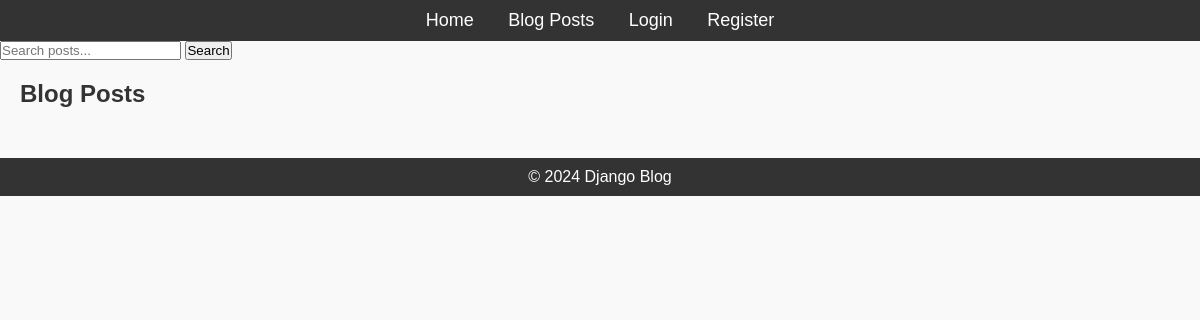
The app's page /, older data.
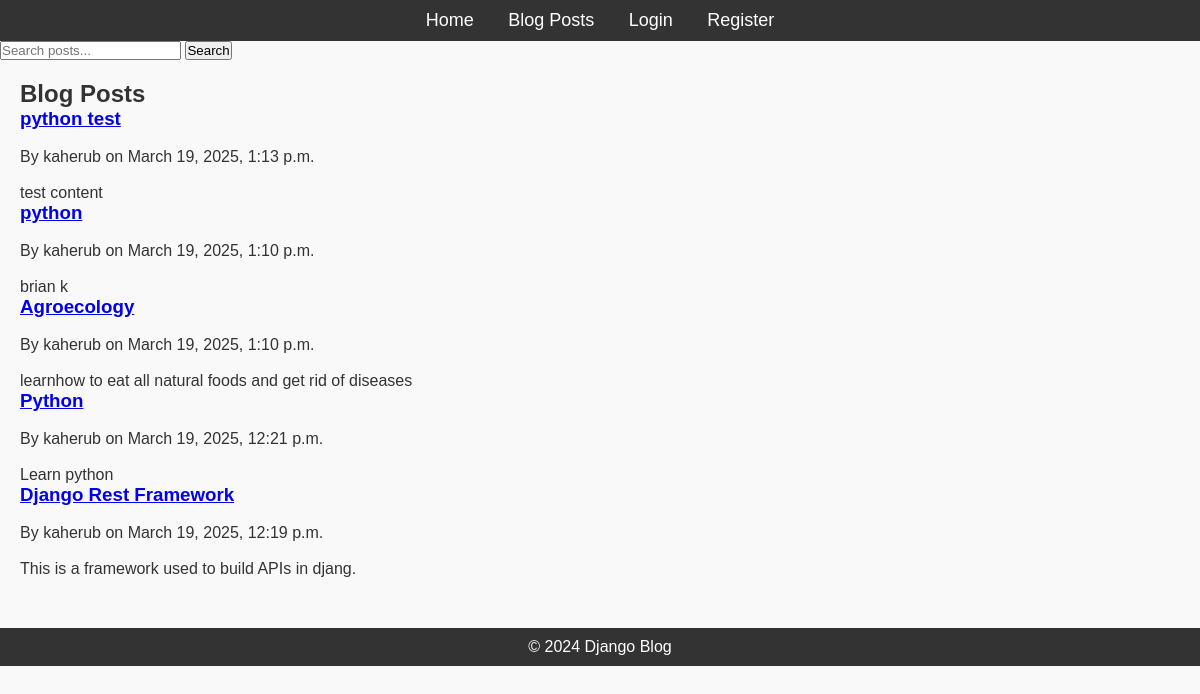
The same page, newer data.
### blog/models.py (models this page shows, shortened)
class Post(models.Model):
    title = models.CharField(max_length = 200)
    content = models.TextField()
    published_date = models.DateTimeField(auto_now_add = True)
    author = models.ForeignKey(User, on_delete=models.CASCADE, related_name = 'posts')
    tags = TaggableManager()  # include the tags attribut to the post model

### blog/views.py (the view)
# urls.py: path('',PostListView.as_view(), name = 'posts_home'),
class PostListView(ListView):
    model = Post
    template_name = 'blog/post_list.html'
    context_object_name = 'posts'
    ordering = ['-published_date'] # this one orders the post in decending order from the newest to the oldest using the -

### blog/templates/blog/post_list.html
{% extends "blog/base.html" %}
{% block content %}
    <h2>Blog Posts</h2>
    {% for post in posts %}
        <div>
            <h3><a href="{% url 'post_detail' post.pk %}">{{ post.title }}</a></h3>
            <br>
            <p>By {{ post.author }} on {{ post.published_date }}</p>
            <br>
            <p>{{ post.content|truncatewords:20 }}</p>
        </div>
    {% endfor %}
{% endblock %}

### blog/templates/blog/base.html (shortened to what this page needs)
{% load static %}
<!DOCTYPE html>
<html lang="en">
<head>
    <link rel="stylesheet" href="{% static 'css/styles.css' %}">
</head>
<body>
    <header>
        <nav>
            <ul>
                <li><a href="{% url 'posts_home' %}">Home</a></li>
                <li><a href="{% url 'posts_home' %}">Blog Posts</a></li>
                <li><a href="{% url 'login' %}">Login</a></li>
                <li><a href="{% url 'register' %}">Register</a></li>
            </ul>
        </nav>
    </header>
    <form method="GET" action="{% url 'search' %}">
        <input type="text" name="q" placeholder="Search posts..." required>
        <button type="submit">Search</button>
    </form>
    <div class="content">
        {% block content %}{% endblock %}
    </div>
    <footer>
        <p>&copy; 2024 Django Blog</p>
    </footer>
</body>
</html>

### blog/static/css/styles.css (style rules this page uses)
* { margin: 0; padding: 0; box-sizing: border-box; }
body { font-family: Arial, sans-serif; background-color: #f9f9f9; color: #333; }
header { background-color: #333; padding: 10px; text-align: center; }
header nav ul { list-style-type: none; }
header nav ul li { display: inline; margin: 0 15px; }
header nav ul li a { color: white; text-decoration: none; font-size: 18px; }
.content { margin: 20px; }
footer { text-align: center; margin-top: 50px; padding: 10px; background-color: #333; color: white; }

Row changes from the older to the newer data that the page shows:
added Post: title "python test", author "kaherub", published_date "March 19, 2025, 1:13 p.m.", content "test content"
added Post: title "python", author "kaherub", published_date "March 19, 2025, 1:10 p.m.", content "brian k"
added Post: title "Agroecology", author "kaherub", published_date "March 19, 2025, 1:10 p.m.", content "learnhow to eat all natural foods and get rid of diseases"
added Post: title "Python", author "kaherub", published_date "March 19, 2025, 12:21 p.m.", content "Learn python"
added Post: title "Django Rest Framework", author "kaherub", published_date "March 19, 2025, 12:19 p.m.", content "This is a framework used to build APIs in djang."
